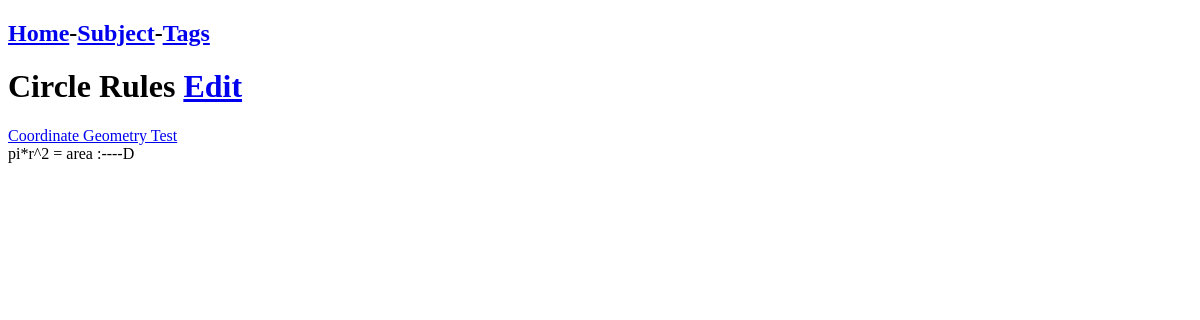
The app's page /entry/1, older data.
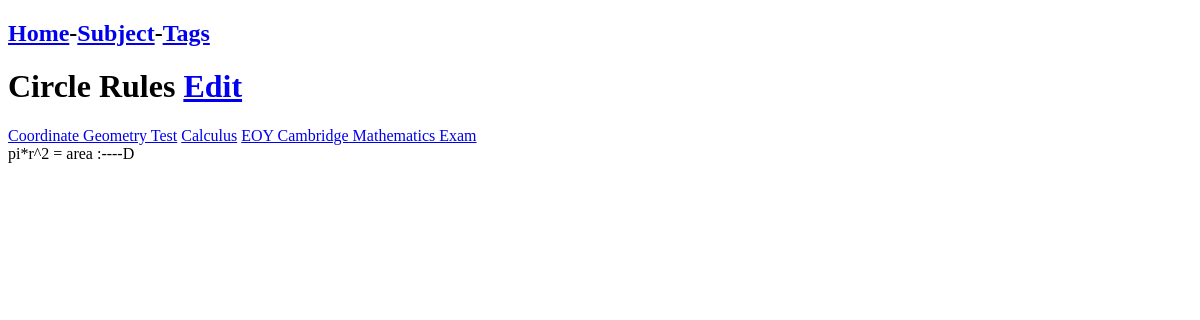
The same page, newer data.
### tables this page shows
CREATE TABLE TAG (id INTEGER PRIMARY KEY AUTOINCREMENT, name STRING, info STRING);

### routes.py (the view)
@app.route('/entry/<int:id>')
def entry(id):
    information = retrieve("SELECT name, entry FROM ENTRY WHERE id = ?",(id,))
    tags = retrieve("SELECT id, name FROM ENTRYTAG\nJOIN TAG ON TAG.id = tag_id\nWHERE entry_id = ?",(id,))
    return render_template('pages/entry.html',information=information,tags=tags,id=id)

### routes.py (called while the page is built)
def retrieve(query,parameters):
    conn = sqlite3.connect('notes_app.db')
    cur = conn.cursor()
    cur.execute(query,parameters)
    results = cur.fetchall()
    conn.commit()
    return(results)

### templates/pages/entry.html (shortened to what this page needs)
{% extends 'base_templates/layout.html' %}
{% block content %}
<h1>{{information[0][0]}} <a href="/edit-entry/{{id}}">Edit</a></h1>
{% for tag in tags %}
<a href="/tag/{{tag[0]}}">{{tag[1]}}</a>
{% endfor %}
{{information[0][1]}}
{% endblock %}

Row changes from the older to the newer data that the page shows:
now on this page (row unchanged): TAG: name "Calculus"
now on this page (row edited): TAG: name "EOY Cambridge Mathematics Exam"
